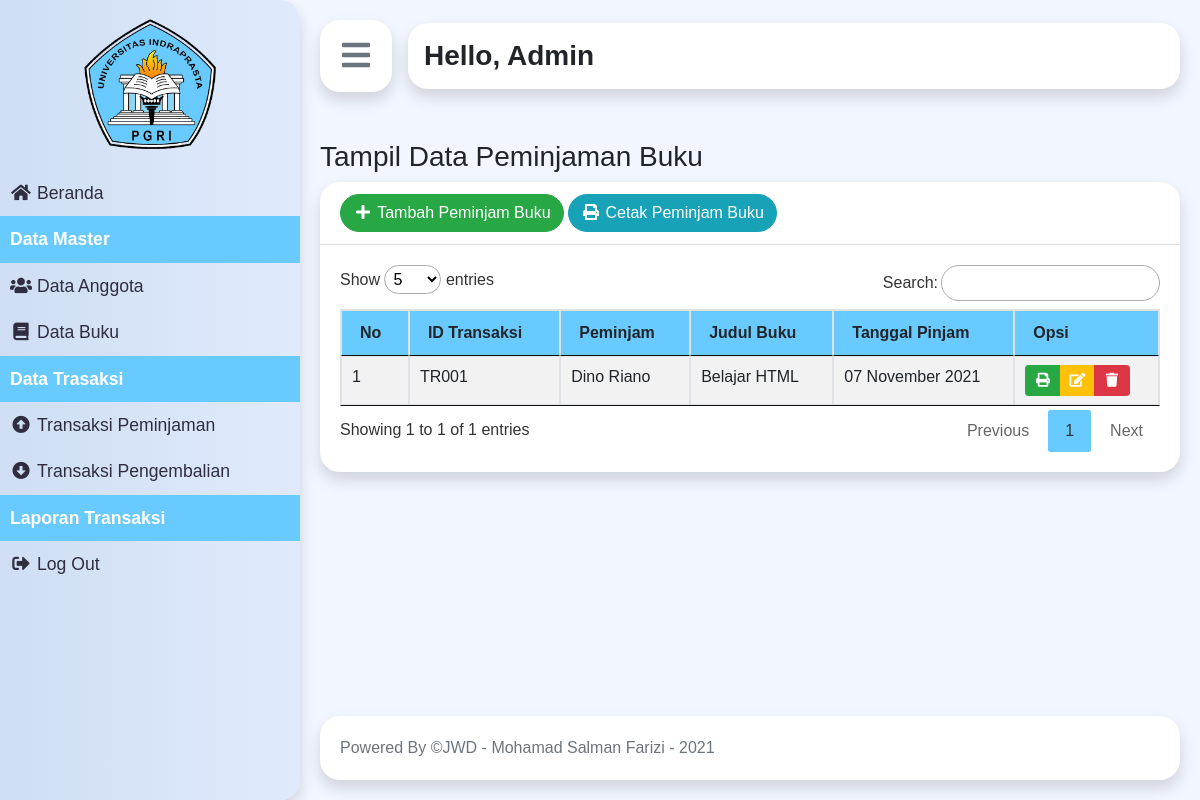
The page /index.php?p=peminjaman (signed in) on the database its author committed.
### tables this page shows
CREATE TABLE `tbtransaksi` (
  `idtransaksi` varchar(5) NOT NULL,
  `idanggota` varchar(5) NOT NULL,
  `idbuku` varchar(5) NOT NULL,
  `tglpinjam` date NOT NULL,
  `tglkembali` date NOT NULL
);

CREATE TABLE `tbanggota` (
  `idanggota` varchar(5) NOT NULL,
  `nama` varchar(30) NOT NULL,
  `jeniskelamin` varchar(10) NOT NULL,
  `alamat` varchar(40) NOT NULL,
  `status` varchar(20) NOT NULL,
  `foto` varchar(100) DEFAULT NULL
);

CREATE TABLE `tbbuku` (
  `idbuku` varchar(5) NOT NULL,
  `judulbuku` varchar(50) NOT NULL,
  `kategori` varchar(50) NOT NULL,
  `pengarang` varchar(40) NOT NULL,
  `penerbit` varchar(40) NOT NULL,
  `status` varchar(10) NOT NULL
);

### pages/peminjaman.php (the view)
<?php
require('./controller/connection.php');
$buku = mysqli_query($con, "SELECT tbtransaksi.idtransaksi, tbtransaksi.tglpinjam, tbbuku.judulbuku, tbanggota.nama FROM tbtransaksi JOIN tbbuku ON tbbuku.idbuku =  tbtransaksi.idbuku JOIN tbanggota ON tbanggota.idanggota = tbtransaksi.idanggota WHERE tbbuku.status = 'Dipinjam'");
?>
<div>
    <h3>Tampil Data Peminjaman Buku</h3>
</div>
<div class="card border-0 shadow">
    <div class="card-header">
        <a href="index.php?p=peminjamanCreate" class="btn btn-success rounded-pill"><i class="fas fa-fw fa-plus"></i> Tambah Peminjam Buku</a>
        <a target="_blank" href="pages/cetakSemuaPeminjam.php" class="btn btn-info rounded-pill"><i class="fas fa-fw fa-print"></i> Cetak Peminjam Buku</a>
    </div>
    <div class="card-body">
        <div class="table-responsive">
            <table id="dataTable" class="table table-bordered table-hover table-striped">
                <thead>
                    <tr class="bg-blue">
                        <th class="text-capitalize">No</th>
                        <th>ID Transaksi</th>
                        <th class="text-capitalize">Peminjam</th>
                        <th class="text-capitalize">Judul Buku</th>
                        <th class="text-capitalize">Tanggal Pinjam</th>
                        <th class="text-capitalize">opsi</th>
                    </tr>
                </thead>
                <tbody>
                    <?php foreach ($buku as $key => $value) : ?>
                        <tr>
                            <td><?= $key + 1; ?></td>
                            <td><?= $value['idtransaksi']; ?></td>
                            <td><?= $value['nama']; ?></td>
                            <td><?= $value['judulbuku']; ?></td>
                            <td><?= date('d F Y', strtotime($value['tglpinjam'])); ?></td>
                            <td>
                                <div class="btn-group" role="group" aria-label="Basic example">
                                    <a target="_blank" href="pages/cetakPeminjam.php?id=<?= $value['idtransaksi']; ?>" class="btn btn-sm btn-success"><i class="fas fa-fw fa-print"></i></a>
                                    <a href="index.php?p=peminjamanEdit&id=<?= $value['idtransaksi']; ?>" class="btn btn-sm btn-warning"><i class="fas fa-fw fa-edit text-white"></i></a>
                                    <a href="index.php?p=peminjamanDelete&id=<?= $value['idtransaksi']; ?>" onclick="return confirm('Apakah anda yakin ingin menhapus transaksi ini ?');" class="btn btn-sm btn-danger"><i class="fas fa-fw fa-trash"></i></a>
                                </div>
                            </td>
                        </tr>
                    <?php endforeach; ?>
                </tbody>
            </table>
        </div>
    </div>
</div>

### asset/css/style.css (style rules this page uses)
body { font-family: "Poppins", sans-serif; background: #fafafa; }
.card { border-radius: 20px; }
.card-header { background-color: transparent; }
.bg-blue { background-color: #68cafe; }

### rows shown on the page
tbtransaksi: idtransaksi "TR001", idanggota.nama "Dino Riano", idbuku.judulbuku "Belajar HTML", tglpinjam "07 November 2021"

### other values the page prints
$_SESSION['nama'] "Admin"
